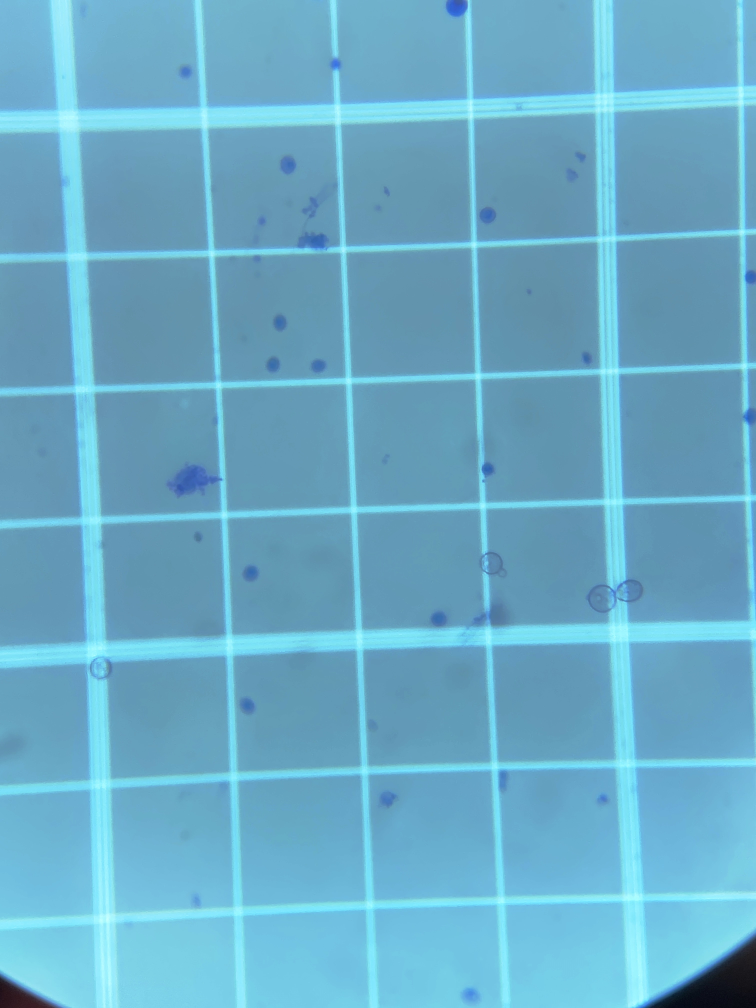
#> input picture tests/yeast_cells.jpg, 3024 x 4032 px (shown at 1/4 size)
$ python main.py
#> lines starting #> are read from the running program, lines starting #| are printed output that depends on the picture; after the words box and inside, x2 and y2 are one past the last pixel; in counts of white or black regions, pixels touching at a corner belong together
#> in run, image is the input picture: shape (4032, 3024, 3); mean B, G, R 199.7, 171.7, 106.1
# Pyrmont Brewery Raspbeery Pi Yeast Viability Counter
# Kevin Staunton-Lambert
# Copyright (c) Pyrmont Brewery 2007-2024

import cv2
import numpy as np

def detect_yeast_cells(image):
    gray = cv2.cvtColor(image, cv2.COLOR_BGR2GRAY)
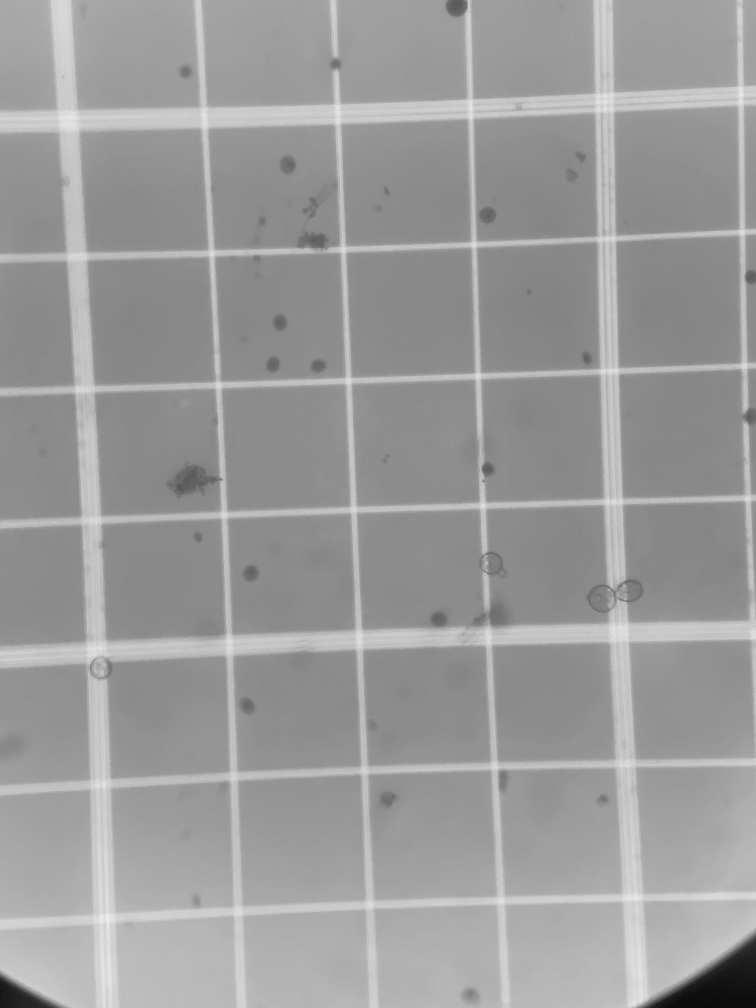
#> gray: shape (4032, 3024) (shown at 1/4 size); min 5, max 239, mean 155.2

    # Separate foreground (yeast cells) from background
    thresh = cv2.threshold(gray, 127, 255, cv2.THRESH_BINARY_INV)[1]
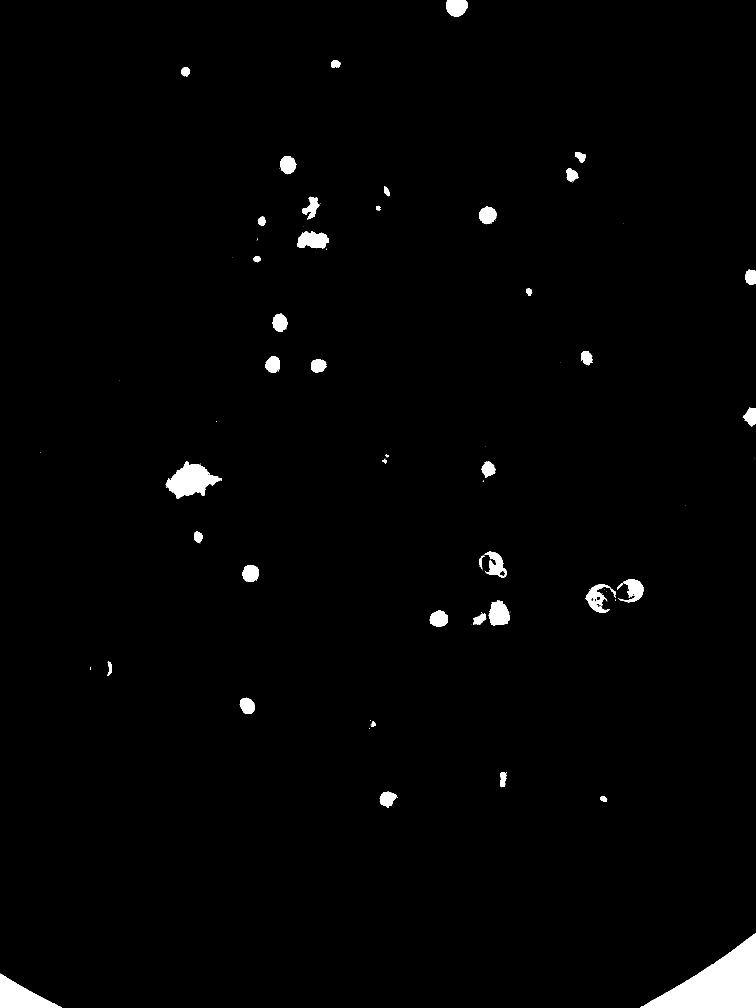
#> thresh: shape (4032, 3024) (shown at 1/4 size); 1.5% white; 148 white regions (104 under 20 px)

    # Find yeast cells
    cnts = cv2.findContours(thresh, cv2.RETR_EXTERNAL, cv2.CHAIN_APPROX_SIMPLE)
#> cnts = 145 contours, 101 with area under 20; largest, box (x1, y1, x2, y2) and area: (2560, 3732, 3024, 4032) 65076, (665, 1846, 888, 1994) 17002, (0, 3895, 248, 4032) 16246, (1189, 926, 1316, 993) 6084, (1955, 2402, 2040, 2501) 5984
    cnts = cnts[0] if len(cnts) == 2 else cnts[1]

    # Classify live vs dead cells
    for c in cnts:
        # Calculate moments
        M = cv2.moments(c)

        # Centre of mass
        if M["m00"] != 0:
            cX = int(M["m10"] / M["m00"])
            cY = int(M["m01"] / M["m00"])

            # Get area and perimeter of yeast cell
            area = cv2.contourArea(c)
            perimeter = cv2.arcLength(c, True)

            # Classify cell based on circularity and intensity
            circularity = (4 * np.pi * area) / (perimeter * perimeter)
            if circularity > 0.9 and cv2.pointPolygonTest(thresh, (cX, cY), False) == 1:
                # Circle Live cell as green
                cv2.drawContours(image, [c], -1, (0, 255, 0), 8)
            else:
                # Circle non-viable cell as red
                cv2.drawContours(image, [c], -1, (0, 0, 255), 8)
#> this loop made 145 passes
#> (cX, cY, area, perimeter, circularity) on passes 1, 2, 5, 6, 9, 13, 17, 20, 26, 31, 38, 54: (81, 3986, 16245.5, 689.3, 0.43), (2872, 3934, 65076.5, 1364.2, 0.439), (2413, 3195, 383, 90.43, 0.589), (1549, 3195, 2736.5, 227.6, 0.664), (2012, 3117, 1035, 201.7, 0.32), (1493, 2895, 154.5, 95.01, 0.215), (989, 2822, 2764, 228, 0.668), (439, 2673, 489.5, 178.1, 0.194), (1918, 2476, 1308, 191.3, 0.449), (1755, 2475, 3374.5, 261, 0.622), (1995, 2455, 5984.5, 394.4, 0.483), (2454, 2368, 135, 96.08, 0.184)
#> cX on pass 140: 2286

    # Show detected cells
    cv2.imshow("Yeast Cells", image)
    cv2.waitKey(0)

def run():
    # Load yeast cells photo/snapshot
    image = cv2.imread("tests/yeast_cells.jpg")
    detect_yeast_cells(image.copy())
    cv2.destroyAllWindows()

if __name__ == '__main__':
    run()

$ run again, with tests/barley_cells.jpeg copied over tests/yeast_cells.jpg
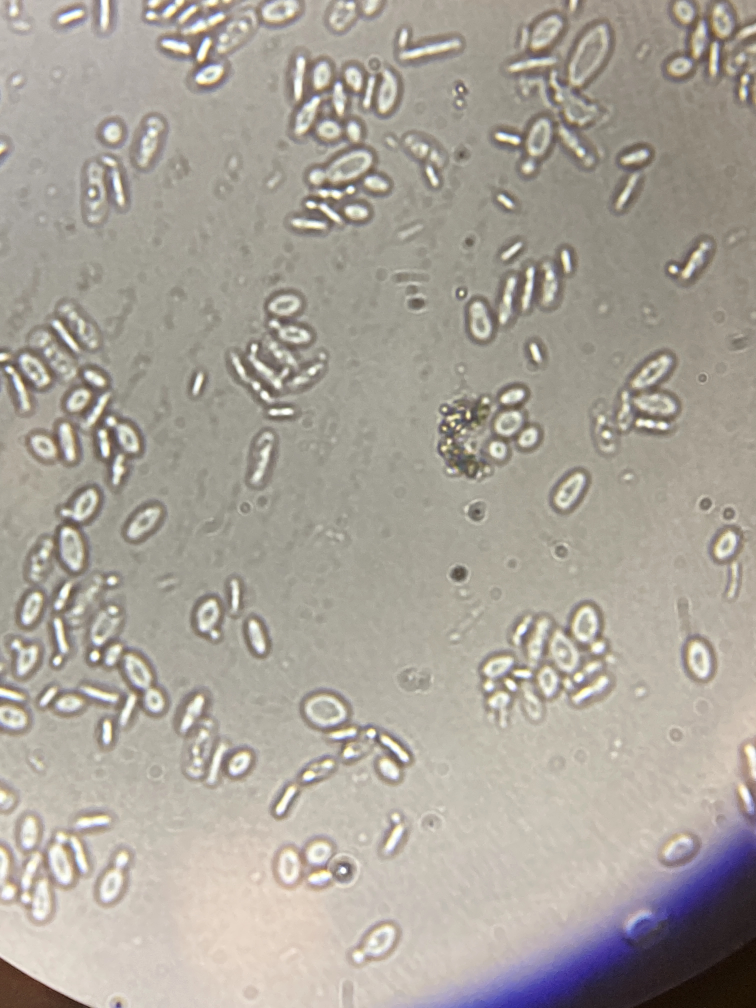
#> input picture tests/barley_cells.jpeg, 3024 x 4032 px (shown at 1/4 size)
#> in run, image is the input picture: shape (4032, 3024, 3); mean B, G, R 153.9, 163.2, 169.2
#> in detect_yeast_cells, `thresh = cv2.threshold(gray, 127, 255, cv2.THRESH_BINARY_INV)[1]`:
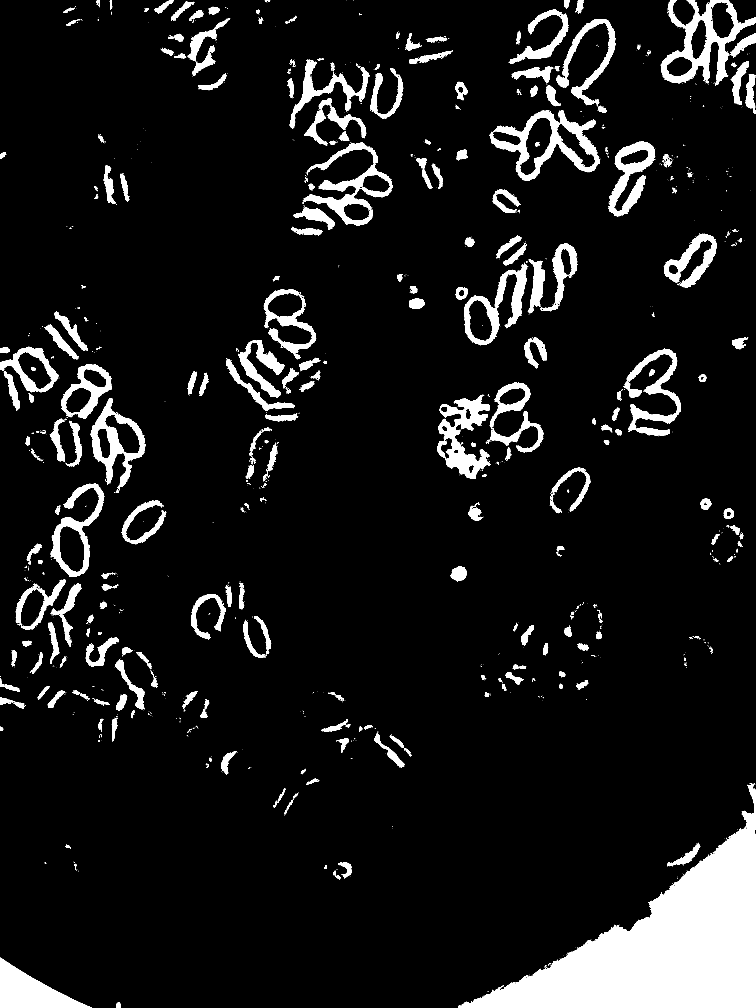
#> thresh: shape (4032, 3024) (shown at 1/4 size); 8.9% white; 1479 white regions (1139 under 20 px)
#> cnts = 1468 contours, 1173 with area under 20; largest, box (x1, y1, x2, y2) and area: (1832, 3134, 3024, 4032) 391730, (2643, 0, 3024, 344) 59372, (1959, 441, 2400, 723) 53255, (363, 1594, 582, 1972) 37987, (0, 3830, 366, 4032) 34079
#> the loop in detect_yeast_cells, `for c in cnts:` made 1468 passes
#> (cX, cY, area, perimeter, circularity) on passes 2, 21, 40, 46, 53, 56, 60, 68: (473, 4021, 316.5, 70.87, 0.792), (117, 3966, 34079, 1016, 0.415), (1352, 3508, 100.5, 100.7, 0.125), (1337, 3493, 79, 41.8, 0.568), (1302, 3468, 79, 40.97, 0.591), (301, 3463, 50.5, 78.87, 0.102), (1386, 3473, 1301.5, 272.4, 0.22), (272, 3386, 127.5, 70.53, 0.322)
#> after the loop in detect_yeast_cells, `for c in cnts:`:
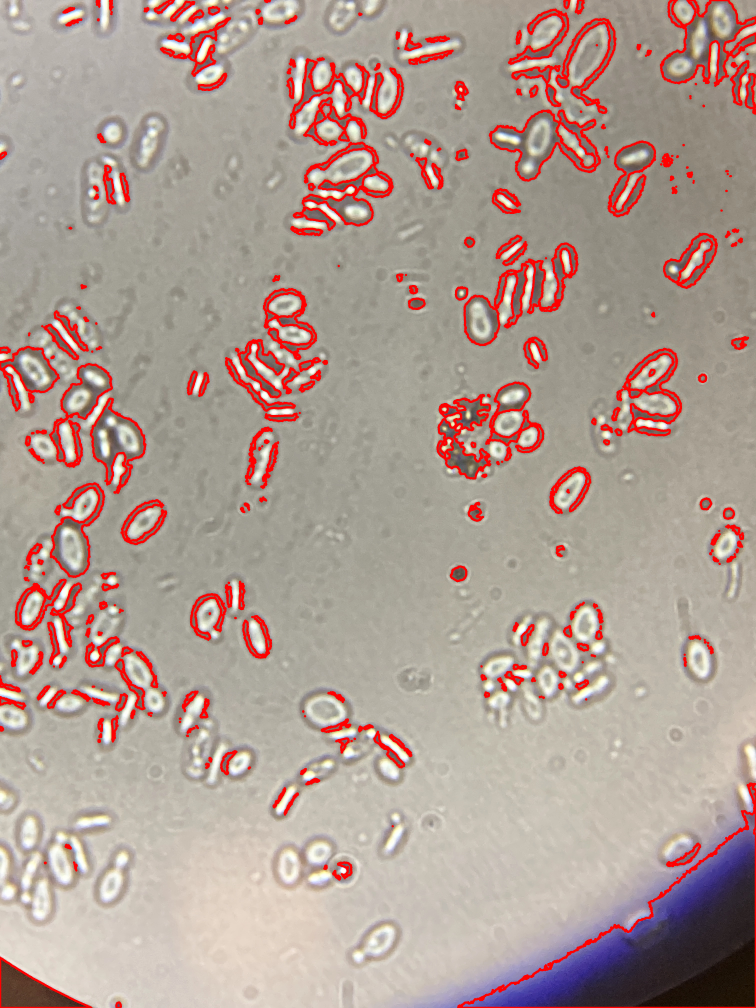
#> image: shape (4032, 3024, 3) (shown at 1/4 size); mean B, G, R 147.1, 156, 176.2

$ run again, with tests/barley_cells2.jpeg copied over tests/yeast_cells.jpg
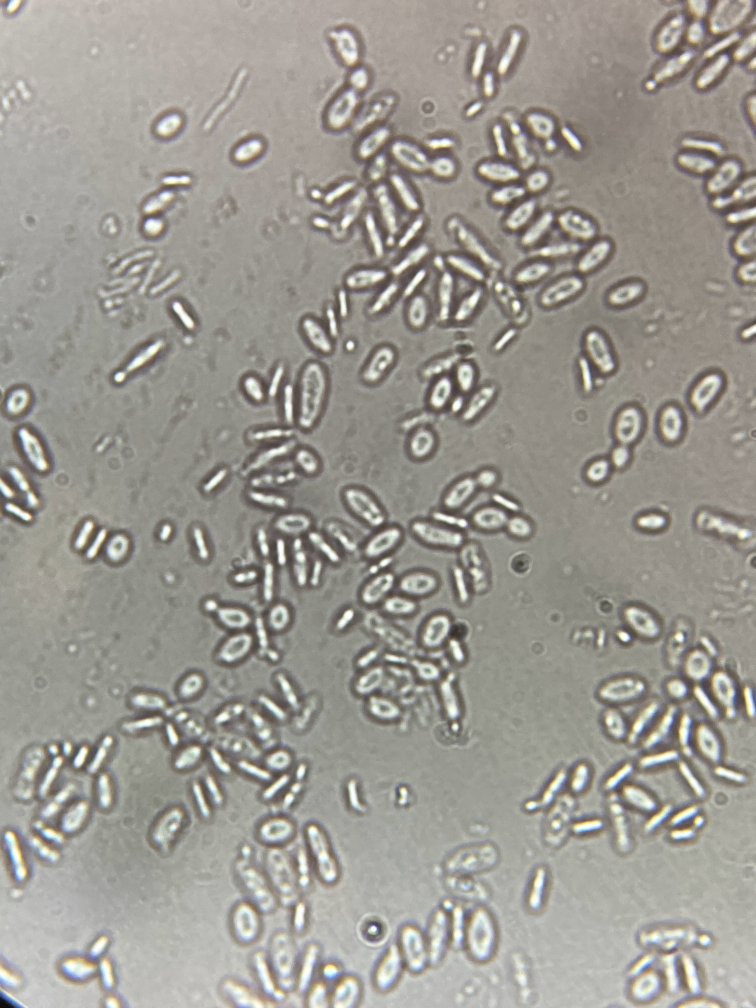
#> input picture tests/barley_cells2.jpeg, 3024 x 4032 px (shown at 1/4 size)
#> in run, image is the input picture: shape (4032, 3024, 3); mean B, G, R 146.6, 153.9, 156.6
#> in detect_yeast_cells, `thresh = cv2.threshold(gray, 127, 255, cv2.THRESH_BINARY_INV)[1]`:
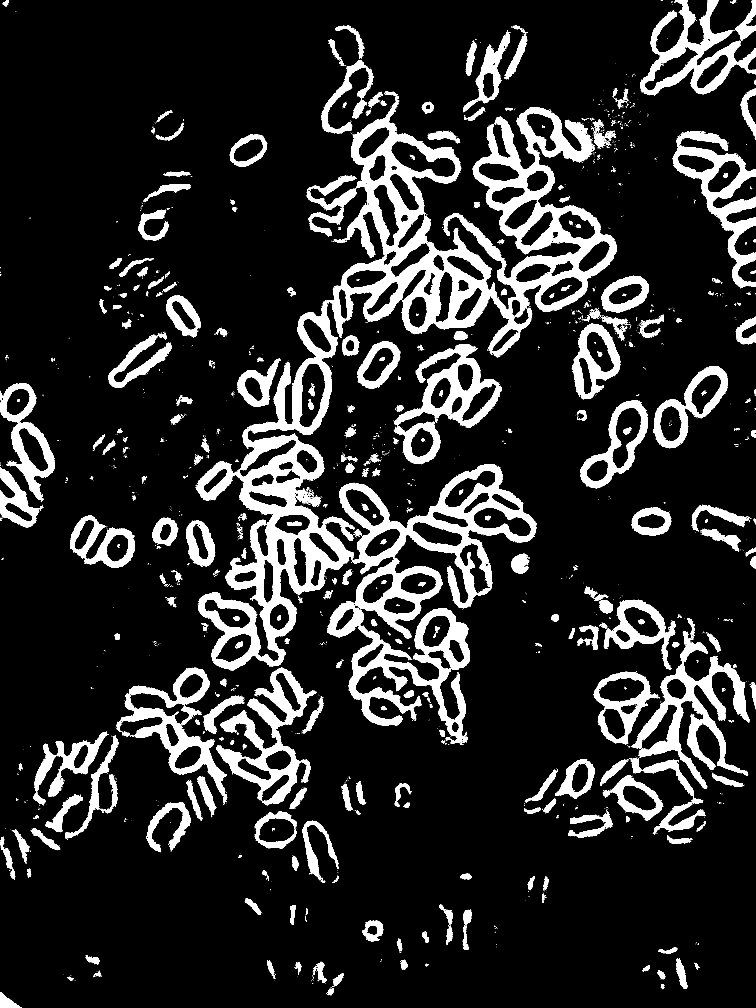
#> thresh: shape (4032, 3024) (shown at 1/4 size); 14.6% white; 2369 white regions (1914 under 20 px)
#> cnts = 2231 contours, 1890 with area under 20; largest, box (x1, y1, x2, y2) and area: (783, 408, 2466, 2682) 1086296, (1309, 2404, 1880, 2976) 102370, (1575, 1376, 2008, 1856) 85656, (864, 2669, 1266, 3222) 74456, (2528, 2525, 3000, 3156) 72194
#> the loop in detect_yeast_cells, `for c in cnts:` made 2231 passes
#> (cX, cY, area, perimeter, circularity) on passes 3, 5, 13, 26, 27, 36, 45, 46: (27, 4010, 2586.5, 271.8, 0.44), (1322, 3966, 398.5, 107.5, 0.433), (2651, 3943, 91, 69.94, 0.234), (1096, 3911, 25, 23.31, 0.578), (281, 3914, 141.5, 75.01, 0.316), (1351, 3918, 923.5, 176.8, 0.371), (393, 3896, 236, 98.43, 0.306), (2645, 3898, 568.5, 133.6, 0.4)
#> after the loop in detect_yeast_cells, `for c in cnts:`:
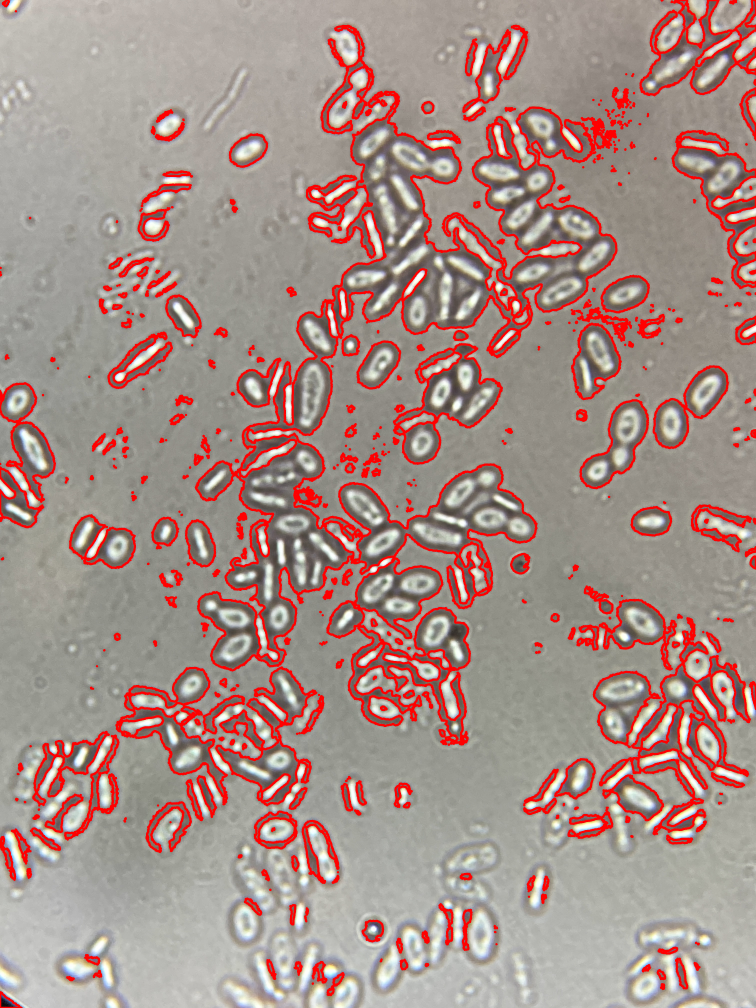
#> image: shape (4032, 3024, 3) (shown at 1/4 size); mean B, G, R 135.6, 142.3, 167.9
